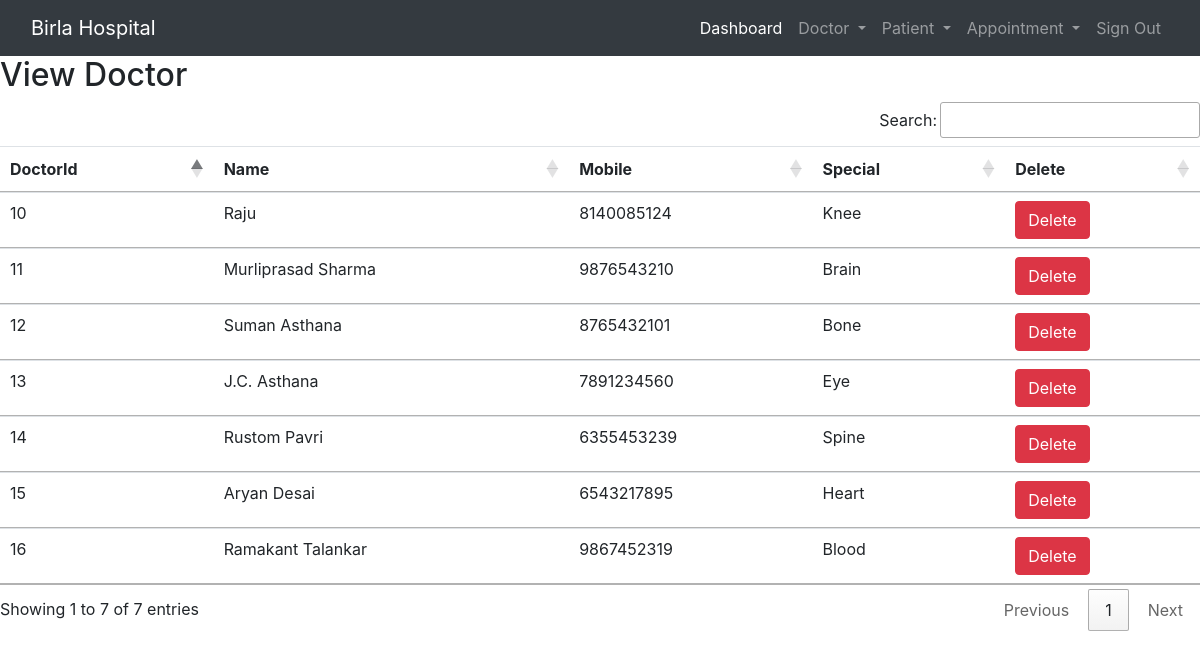
/view_doctor/ (signed in), run on the app's committed database.
### hospital/models.py (models this page shows)
class Doctor(models.Model):
    Name = models.CharField(max_length=50)
    mobile = models.IntegerField()
    special = models.CharField(max_length=50)

### hospital/views.py (the view)
# urls.py: path('view_doctor/', View_Doctor, name='view_doctor'),
def View_Doctor(request):
    if not request.user.is_staff:
        return redirect('admin_login')
    doc = Doctor.objects.all()
    d = {'doc': doc}
    return render(request, 'view_doctor.html', d)

### hospital/templates/view_doctor.html
{% include 'base.html' %}
{% include 'navigation.html' %}
{% block content %}
<div>
    <h2>View Doctor</h2>
    <table id="example" class="table table-hover">
        <thead>
            <tr>
                <th>DoctorId</th>
                <th>Name</th>
                <th>Mobile</th>
                <th>Special</th>
                <th>Delete</th>
            </tr>
        </thead>
        <tbody>
            {% for i in doc %}
            <tr>
                <td>{{i.id}}</td>
                <td>{{i.Name}}</td>
                <td>{{i.mobile}}</td>
                <td>{{i.special}}</td>
                <td><a href="{% url 'delete_doctor' i.id %}"
                        onclick="return confirm('Are you sure that you want to delete')"
                        class="btn btn-danger">Delete</a></td>
            </tr>
            {% endfor %}
        </tbody>
    </table>
</div>
{% endblock content %}

### hospital/templates/base.html (shortened to what this page needs)
{% load static %}
<!DOCTYPE html>
<html lang="en">
<head>
    <link href="https://cdn.jsdelivr.net/npm/bootstrap@5.1.3/dist/css/bootstrap.min.css" rel="stylesheet">
    <link rel="stylesheet" href="https://use.fontawesome.com/releases/v6.1.1/css/all.css">
    <link rel="stylesheet" type="text/css" href="{% static 'css/mystyle.css' %}">
    <link href="//maxcdn.bootstrapcdn.com/bootstrap/4.0.0/css/bootstrap.min.css" rel="stylesheet" id="bootstrap-css">
    <link rel="stylesheet" href="https://cdn.datatables.net/1.11.5/css/jquery.dataTables.min.css">
    <link rel="stylesheet" href="https://cdn.datatables.net/buttons/2.2.2/css/buttons.dataTables.min.css">
</head>
<body>
</body>
</html>

### hospital/templates/navigation.html (shortened to what this page needs)
<nav class="navbar navbar-expand-lg navbar-dark bg-dark">
    <div class="container-fluid">
      <a class="navbar-brand" href="#">Birla Hospital</a>
      <div class="collapse navbar-collapse" id="navbarSupportedContent">
        <ul class="navbar-nav ms-auto mb-2 mb-lg-0">
          {% if request.user.is_staff %}
          <li class="nav-item">
            <a class="nav-link active" aria-current="page" href="{% url 'dashboard' %}">Dashboard</a>
          </li>
          <li class="nav-item dropdown">
            <a class="nav-link dropdown-toggle" href="#" id="navbarDropdown" role="button" data-bs-toggle="dropdown" aria-expanded="false">
              Doctor
            </a>
          </li>
          <li class="nav-item dropdown">
            <a class="nav-link dropdown-toggle" href="#" id="navbarDropdown" role="button" data-bs-toggle="dropdown" aria-expanded="false">
              Patient
            </a>
          </li>
          <li class="nav-item dropdown">
            <a class="nav-link dropdown-toggle" href="#" id="navbarDropdown" role="button" data-bs-toggle="dropdown" aria-expanded="false">
              Appointment
            </a>
          </li>
          <li class="nav-item">
            <a class="nav-link" href="{% url 'logout_admin' %}">Sign Out</a>
          </li>
          {% endif %}
        </ul>
      </div>
    </div>
  </nav>

### data on the page
Doctor: id "10", Name "Raju", mobile "8140085124", special "Knee"
Doctor: id "11", Name "Murliprasad Sharma", mobile "9876543210", special "Brain"
Doctor: id "12", Name "Suman Asthana", mobile "8765432101", special "Bone"
Doctor: id "13", Name "J.C. Asthana", mobile "7891234560", special "Eye"
Doctor: id "14", Name "Rustom Pavri", mobile "6355453239", special "Spine"
Doctor: id "15", Name "Aryan Desai", mobile "6543217895", special "Heart"
Doctor: id "16", Name "Ramakant Talankar", mobile "9867452319", special "Blood"
